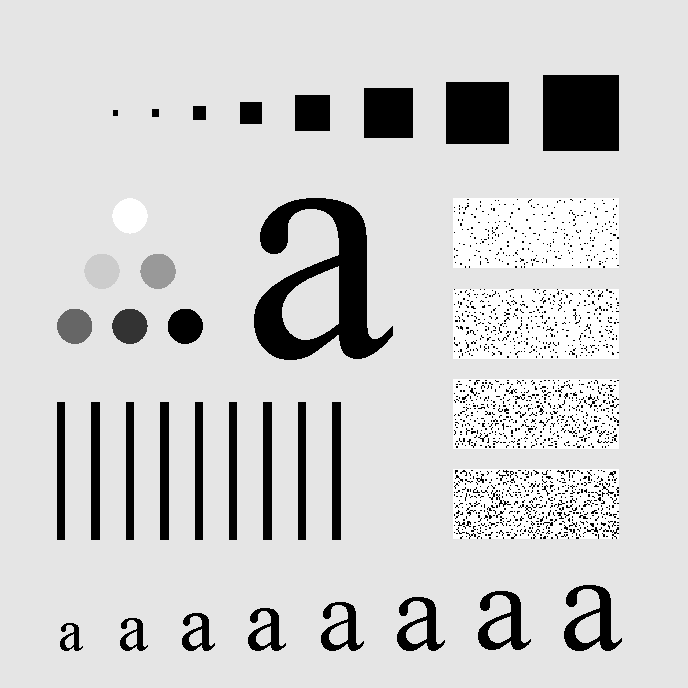
#> input picture images/DIP3E_Original_Images_CH04/Fig0441(a)(characters_test_pattern).tif, 688 x 688 px, found by its file name
$ python 4.8-image_smoothing_using_lowpass_frequency_domain.py
#> lines starting #> are read from the running program, lines starting #| are printed output that depends on the picture
#> further down, img is the input picture: shape (688, 688, 3); min 0, max 255, mean 207.3
import numpy as np
import cv2
import matplotlib.pyplot as plt


# Guassian Lowpass Filter
def gaussLowPassFilter(shape, radius=10):  # Gaussian low pass filter
    # Gaussian filter:# Gauss = 1/(2*pi*s2) * exp(-(x**2+y**2)/(2*s2))
    u, v = np.mgrid[-1:1:2.0/shape[0], -1:1:2.0/shape[1]]
    D = np.sqrt(u**2 + v**2)
    D0 = radius / shape[0]
    kernel = np.exp(- (D ** 2) / (2 *D0**2))
    return kernel

def dft2Image(image):  # Optimal extended fast Fourier transform
    # Centralized 2D array f (x, y) * - 1 ^ (x + y)
    mask = np.ones(image.shape)
    mask[1::2, ::2] = -1
    mask[::2, 1::2] = -1
    fImage = image * mask  # f(x,y) * (-1)^(x+y)
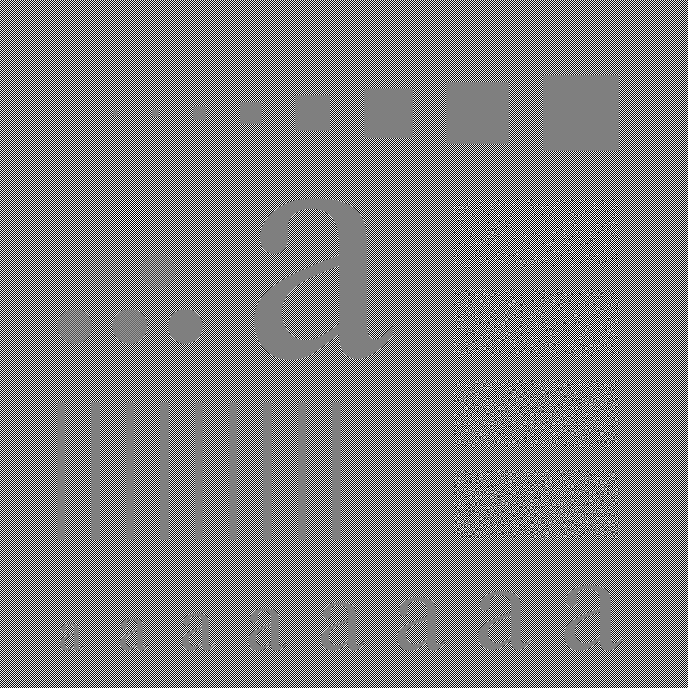
#> fImage: shape (688, 688) float64; min -255, max 255, mean 0; drawn with min black and max white

    # Optimal DFT expansion size
    rows, cols = image.shape[:2]  # The height and width of the original picture
#> rows = 688; cols = 688
    rPadded = cv2.getOptimalDFTSize(rows)  # Optimal DFT expansion size
#> rPadded = 720
    cPadded = cv2.getOptimalDFTSize(cols)  # For fast Fourier transform
#> cPadded = 720

    # Edge extension (complement 0), fast Fourier transform
    dftImage = np.zeros((rPadded, cPadded, 2), np.float32)  # Edge expansion of the original image
    dftImage[:rows, :cols, 0] = fImage  # Edge expansion, 0 on the lower and right sides
    cv2.dft(dftImage, dftImage, cv2.DFT_COMPLEX_OUTPUT)  # fast Fourier transform
    return dftImage


img = cv2.imread('images/DIP3E_Original_Images_CH04/Fig0441(a)(characters_test_pattern).tif')
img = cv2.cvtColor(img, cv2.COLOR_BGR2GRAY)

fig = plt.figure()
fig.patch.set_alpha(0.)
ax1, ax2, ax3 = fig.add_subplot(231), fig.add_subplot(232), fig.add_subplot(233)
ax4, ax5, ax6 = fig.add_subplot(234), fig.add_subplot(235), fig.add_subplot(236)

ax1.imshow(img, cmap='gray')
ax1.set_title('Original Image')
ax1.axis('off')


dftImage = dft2Image(img)  # Fast Fourier transform (rPad, cPad, 2)
rPadded, cPadded = dftImage.shape[:2]  # Fast Fourier transform size, original image size optimization
#> rPadded = 720; cPadded = 720

rows, cols = img.shape[:2]
#> rows = 688; cols = 688
D0 = [10, 30, 60, 90, 120]
for k in range(5):
    # (3) Construct Gaussian low pass filter
    lpFilter = gaussLowPassFilter((rPadded, cPadded), radius=D0[k])

    # (5) Modify Fourier transform in frequency domain: Fourier transform point multiplication low-pass filter
    dftLPfilter = np.zeros(dftImage.shape, dftImage.dtype)  # Size of fast Fourier transform (optimized size)
    for j in range(2):
        dftLPfilter[:rPadded, :cPadded, j] = dftImage[:rPadded, :cPadded, j] * lpFilter

    # (6) The inverse Fourier transform is performed on the low-pass Fourier transform, and only the real part is taken
    idft = np.zeros(dftImage.shape[:2], np.float32)  # Size of fast Fourier transform (optimized size)
    cv2.dft(dftLPfilter, idft, cv2.DFT_REAL_OUTPUT + cv2.DFT_INVERSE + cv2.DFT_SCALE)

    # (7) Centralized 2D array g (x, y) * - 1 ^ (x + y)
    mask2 = np.ones(dftImage.shape[:2])
    mask2[1::2, ::2] = -1
    mask2[::2, 1::2] = -1
    idftCen = idft * mask2  # g(x,y) * (-1)^(x+y)

    # (8) Intercept the upper left corner, the size is equal to the input image
    result = np.clip(idftCen, 0, 255)  # Truncation function, limiting the value to [0, 255]
    imgLPF = result.astype(np.uint8)
    imgLPF = imgLPF[:rows, :cols]

    # (9) Display the result
    eval(f'ax{k+2}').imshow(imgLPF, cmap='gray')
    eval(f'ax{k+2}').set_title(f'D0 = {D0[k]}')
    eval(f'ax{k+2}').axis('off')
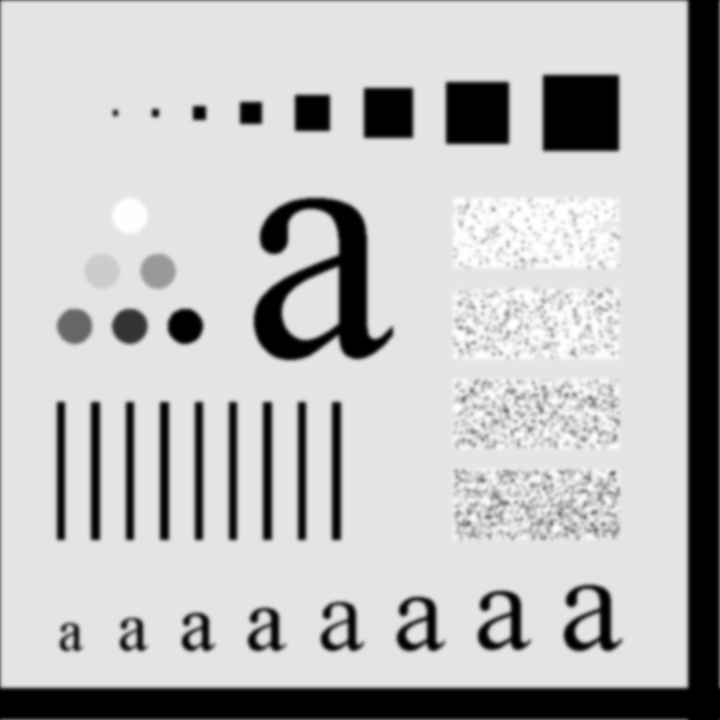
#> idftCen: shape (720, 720) float64; min -7.72e-05, max 255, mean 189.3; drawn with min black and max white
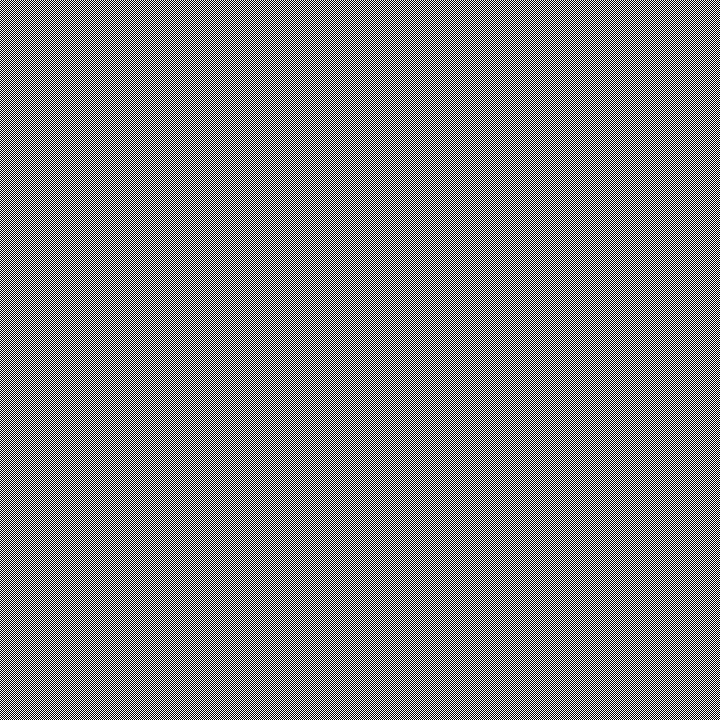
#> mask2: shape (720, 720) float64; values -1 (black) and 1 (white), 50% white in thin lines or dots

plt.show()
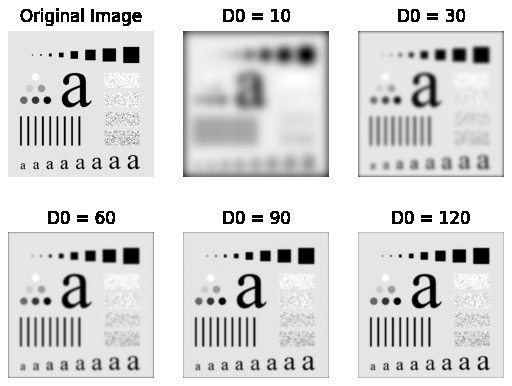
#> figure drawn by matplotlib, 6 panels
